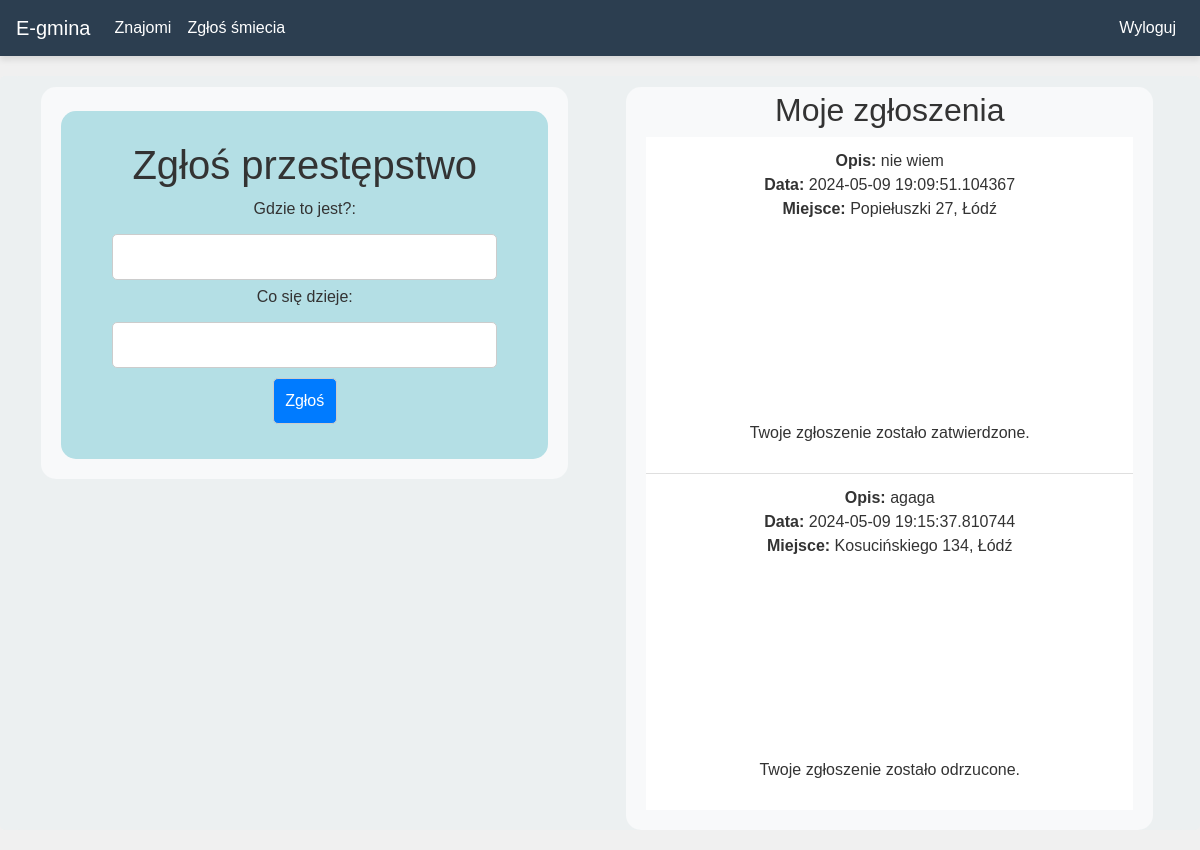
The app's page /report (signed in) with its own data.
### website/models.py (models this page shows)
class Report(db.Model):
    id = db.Column(db.Integer, primary_key=True)
    data = db.Column(db.String(10000))
    date = db.Column(db.DateTime(timezone=True), default=func.now())
    place = db.Column(db.String(150))
    status = db.Column(db.String(50), default='pending')
    user_id = db.Column(db.Integer, db.ForeignKey('user.id'))

### website/views.py (the view, shortened to what this page needs)
@views.route("/report", methods=['GET', 'POST'])
@login_required
def report():
    user_reports = current_user.Reports
    return render_template('report.html', user=current_user,user_reports=user_reports)

### website/__init__.py (called while the page is built)
def create_app():
    app = Flask(__name__, static_folder='templates/static')
    app.config['SECRET_KEY'] = 'hjshjhdjah kjshkjdhjs'
    app.config['SQLALCHEMY_DATABASE_URI'] = f'sqlite:///{DB_NAME}'
    db.init_app(app)
    from .views import views
    from .auth import auth
    app.register_blueprint(views, url_prefix='/')
    app.register_blueprint(auth, url_prefix='/')
    from .models import User, Event
    with app.app_context():
        db.create_all()
        create_admin(app)
    login_manager = LoginManager()
    login_manager.login_view = 'auth.login_user'
    login_manager.init_app(app)
    @login_manager.user_loader
    def load_user(id):
        return User.query.get(int(id))
    return app

### website/templates/report.html (shortened to what this page needs)
{% extends "base.html" %}
{% block content %}
    <div class="container">
        <div class="row">
            <div class="col-md-6">
                <div class="container1">
                    <div class="container_event">
                        <h1 align="center">Zgłoś przestępstwo</h1>
                        <body>
                            <form method="POST">
                                <label for="place">Gdzie to jest?:</label><br>
                                <input type="text" id="place" name="place" required><br>
                                <label for="data">Co się dzieje:</label><br>
                                <input type="text" id="data" name="data" required><br>
                                <button type="submit">Zgłoś</button>
                            </form>
                        </body>
                    </div>
                </div>
            </div>
            <div class="col-md-6">
                <div class="container2">
                    <div class="container_report">
                        <h2 align="center">Moje zgłoszenia</h2>
                        <ul class="list-group list-group-flush" id="Reports">
                            {% for report in user_reports %}
                                <li class="list-group-item">
                                    <strong>Opis:</strong> {{ report.data }}<br>
                                    <strong>Data:</strong> {{ report.date }}<br>
                                    <strong>Miejsce:</strong> {{ report.place }}<br>
                                    <div id="map-{{ report.id }}" style="height: 200px;"></div>
                                    {% if report.status == 'rejected' %}
                                        <p>Twoje zgłoszenie zostało odrzucone.</p>
                                    {% elif report.status == 'accepted' %}
                                        <p>Twoje zgłoszenie zostało zatwierdzone.</p>
                                    {%else%}
                                        <p>Twoje zgłoszenie czeka na rozpatrzenie.</p>
                                    {% endif %}
                                </li>
                            {% endfor %}
                        </ul>
                    </div>
                </div>
            </div>
        </div>
    </div>
{% endblock %}

### website/templates/base.html (shortened to what this page needs)
<!DOCTYPE html>
<html>
<head>
    <link rel="stylesheet" href="https://stackpath.bootstrapcdn.com/bootstrap/4.4.1/css/bootstrap.min.css">
    <link rel="stylesheet" href="https://stackpath.bootstrapcdn.com/font-awesome/4.7.0/css/font-awesome.min.css">
</head>
<body>
    <nav class="navbar navbar-expand-lg navbar-dark bg-primary">
        <a class="navbar-brand" id="home" href="/">
    E-gmina
</a>
        <div class="collapse navbar-collapse" id="navbar">
            <div class="navbar-nav mr-auto">
                {% if current_user.is_authenticated %}
                    {% if current_user.role == 'user'%}
                        <a class="nav-item nav-link" id="friends-button" href="/invite-friends">Znajomi</a>
                        <a class="nav-item nav-link" id="report-button" href='/report'>Zgłoś śmiecia</a>
                    {% endif %}
                {% else %}
                    <a class="nav-item nav-link" id="login" href="/login">Zaloguj</a>
                    <a class="nav-item nav-link" id="signUp" href="/sign-up">Zarejestruj</a>
                {% endif %}
            </div>
            <div class="navbar-nav ml-auto">
                {% if user.is_authenticated %}
                <a class="nav-item nav-link" id="logout" href="/logout">Wyloguj</a>
                {% endif %}
            </div>
        </div>
    </nav>
    <div class="container">{% block content %} {% endblock %}</div>
</body>
</html>

### website/templates/base.html (style rules this page uses)
body { background-color: #f0f0f0; color: #333; }
.navbar { background-color: #2c3e50 !important; box-shadow: 0 4px 6px rgba(0, 0, 0, 0.1); }
.navbar-brand, .navbar-nav .nav-link { color: #fff !important; }
.container { background-color: #ecf0f1; border-radius: 5px; max-width: 100%; margin: 20px auto; padding: 0 15px; }

### website/templates/report.html (style rules this page uses)
body { font-family: Arial, sans-serif; margin: 0; padding: 0; }
.container1, .container2 { background-color: #f8f9fa; color: #333333; text-align: center; padding: 20px; padding-top: 4px; border-radius: 15px; width: 95%; margin-top: 2%; margin-left: 2%; }
.container_event { position: relative; background-color: #b4dfe5; color: #333333; justify-content: center; align-items: center; border-radius: 15px; padding: 30px; margin-top: 20px; }
input[type="text"], input[type="datetime-local"], button { padding: 10px; margin: 5px; border: 1px solid #ccc; border-radius: 5px; width: 90%; box-sizing: border-box; }
button { background-color: #007bff; color: #ffffff; cursor: pointer; width:15%; }

### records on screen
Report: data "nie wiem", date "2024-05-09 19:09:51.104367", place "Popiełuszki 27, Łódź", status "Twoje zgłoszenie zostało zatwierdzone."
Report: data "agaga", date "2024-05-09 19:15:37.810744", place "Kosucińskiego 134, Łódź", {{ report.id }} 2 (drawn), status "Twoje zgłoszenie zostało odrzucone."
